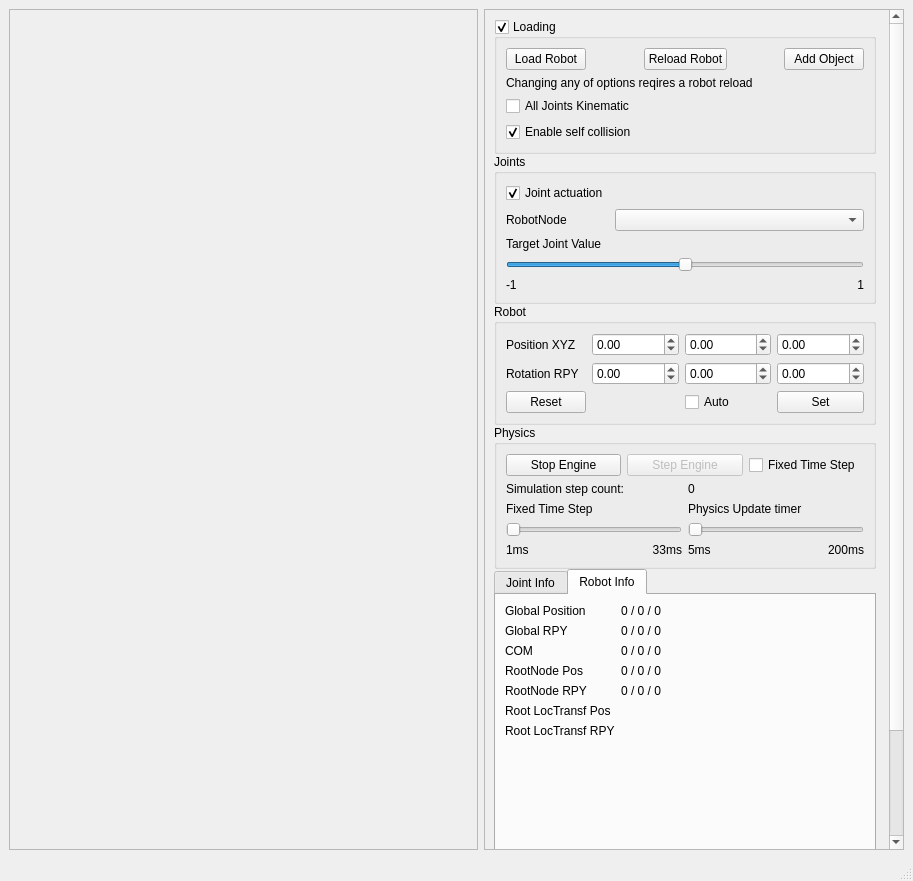
<?xml version="1.0" encoding="UTF-8"?>
<ui version="4.0">
 <class>MainWindowBulletViewer</class>
 <widget class="QMainWindow" name="MainWindowBulletViewer">
  <property name="geometry">
   <rect>
    <x>0</x>
    <y>0</y>
    <width>913</width>
    <height>881</height>
   </rect>
  </property>
  <property name="windowTitle">
   <string>Simox SimDynamics Viewer</string>
  </property>
  <widget class="QWidget" name="centralwidget">
   <layout class="QGridLayout" name="gridLayout">
    <item row="0" column="1">
     <widget class="QScrollArea" name="scrollArea">
      <property name="sizePolicy">
       <sizepolicy hsizetype="Fixed" vsizetype="Preferred">
        <horstretch>0</horstretch>
        <verstretch>0</verstretch>
       </sizepolicy>
      </property>
      <property name="minimumSize">
       <size>
        <width>420</width>
        <height>0</height>
       </size>
      </property>
      <property name="maximumSize">
       <size>
        <width>420</width>
        <height>16777215</height>
       </size>
      </property>
      <property name="widgetResizable">
       <bool>true</bool>
      </property>
      <property name="alignment">
       <set>Qt::AlignLeading|Qt::AlignLeft|Qt::AlignVCenter</set>
      </property>
      <widget class="QWidget" name="scrollAreaWidgetContents_3">
       <property name="geometry">
        <rect>
         <x>0</x>
         <y>0</y>
         <width>400</width>
         <height>1075</height>
        </rect>
       </property>
       <property name="sizePolicy">
        <sizepolicy hsizetype="Fixed" vsizetype="Expanding">
         <horstretch>0</horstretch>
         <verstretch>0</verstretch>
        </sizepolicy>
       </property>
       <property name="minimumSize">
        <size>
         <width>400</width>
         <height>0</height>
        </size>
       </property>
       <property name="maximumSize">
        <size>
         <width>400</width>
         <height>16777215</height>
        </size>
       </property>
       <layout class="QVBoxLayout" name="verticalLayout_2">
        <property name="spacing">
         <number>0</number>
        </property>
        <item>
         <widget class="QGroupBox" name="groupBox">
          <property name="title">
           <string>Loading</string>
          </property>
          <property name="checkable">
           <bool>true</bool>
          </property>
          <layout class="QVBoxLayout" name="verticalLayout">
           <property name="spacing">
            <number>0</number>
           </property>
           <property name="leftMargin">
            <number>0</number>
           </property>
           <property name="topMargin">
            <number>0</number>
           </property>
           <property name="rightMargin">
            <number>0</number>
           </property>
           <property name="bottomMargin">
            <number>0</number>
           </property>
           <item>
            <widget class="QWidget" name="widget" native="true">
             <layout class="QGridLayout" name="gridLayout_5">
              <item row="3" column="0">
               <widget class="QCheckBox" name="checkBox_selfCol">
                <property name="text">
                 <string>Enable self collision</string>
                </property>
                <property name="checked">
                 <bool>true</bool>
                </property>
               </widget>
              </item>
              <item row="2" column="0">
               <widget class="QCheckBox" name="checkBox_kinematicJoints">
                <property name="text">
                 <string>All Joints Kinematic</string>
                </property>
               </widget>
              </item>
              <item row="1" column="0">
               <widget class="QLabel" name="label_16">
                <property name="text">
                 <string>Changing any of options reqires a robot reload</string>
                </property>
               </widget>
              </item>
              <item row="0" column="0">
               <layout class="QHBoxLayout" name="horizontalLayout">
                <item>
                 <widget class="QPushButton" name="pushButtonLoad">
                  <property name="text">
                   <string>Load Robot</string>
                  </property>
                 </widget>
                </item>
                <item>
                 <spacer name="horizontalSpacer_2">
                  <property name="orientation">
                   <enum>Qt::Horizontal</enum>
                  </property>
                  <property name="sizeHint" stdset="0">
                   <size>
                    <width>40</width>
                    <height>20</height>
                   </size>
                  </property>
                 </spacer>
                </item>
                <item>
                 <widget class="QPushButton" name="pushButton_reloadRobot">
                  <property name="text">
                   <string>Reload Robot</string>
                  </property>
                 </widget>
                </item>
                <item>
                 <spacer name="horizontalSpacer">
                  <property name="orientation">
                   <enum>Qt::Horizontal</enum>
                  </property>
                  <property name="sizeHint" stdset="0">
                   <size>
                    <width>40</width>
                    <height>20</height>
                   </size>
                  </property>
                 </spacer>
                </item>
                <item>
                 <widget class="QPushButton" name="pushButtonAddObject">
                  <property name="text">
                   <string>Add Object</string>
                  </property>
                 </widget>
                </item>
               </layout>
              </item>
             </layout>
            </widget>
           </item>
          </layout>
         </widget>
        </item>
        <item>
         <widget class="QGroupBox" name="groupBox_5">
          <property name="sizePolicy">
           <sizepolicy hsizetype="Expanding" vsizetype="Preferred">
            <horstretch>0</horstretch>
            <verstretch>0</verstretch>
           </sizepolicy>
          </property>
          <property name="title">
           <string>Joints</string>
          </property>
          <layout class="QGridLayout" name="gridLayout_4">
           <item row="4" column="0">
            <widget class="QLabel" name="label_TargetMin">
             <property name="text">
              <string>-1</string>
             </property>
            </widget>
           </item>
           <item row="4" column="1">
            <widget class="QLabel" name="label_TargetMax">
             <property name="layoutDirection">
              <enum>Qt::RightToLeft</enum>
             </property>
             <property name="text">
              <string>1</string>
             </property>
             <property name="alignment">
              <set>Qt::AlignRight|Qt::AlignTrailing|Qt::AlignVCenter</set>
             </property>
            </widget>
           </item>
           <item row="0" column="1">
            <spacer name="horizontalSpacer_3">
             <property name="orientation">
              <enum>Qt::Horizontal</enum>
             </property>
             <property name="sizeHint" stdset="0">
              <size>
               <width>40</width>
               <height>20</height>
              </size>
             </property>
            </spacer>
           </item>
           <item row="0" column="0">
            <widget class="QCheckBox" name="checkBoxActuation">
             <property name="text">
              <string>Joint actuation</string>
             </property>
             <property name="checked">
              <bool>true</bool>
             </property>
            </widget>
           </item>
           <item row="1" column="1">
            <widget class="QComboBox" name="comboBoxRobotNode"/>
           </item>
           <item row="2" column="0">
            <widget class="QLabel" name="label_8">
             <property name="text">
              <string>Target Joint Value</string>
             </property>
            </widget>
           </item>
           <item row="1" column="0">
            <widget class="QLabel" name="label_7">
             <property name="text">
              <string>RobotNode</string>
             </property>
            </widget>
           </item>
           <item row="3" column="0" colspan="2">
            <widget class="QSlider" name="horizontalSliderTarget">
             <property name="minimum">
              <number>-100</number>
             </property>
             <property name="maximum">
              <number>100</number>
             </property>
             <property name="orientation">
              <enum>Qt::Horizontal</enum>
             </property>
            </widget>
           </item>
          </layout>
         </widget>
        </item>
        <item>
         <widget class="QGroupBox" name="groupBox_2">
          <property name="sizePolicy">
           <sizepolicy hsizetype="Expanding" vsizetype="Preferred">
            <horstretch>0</horstretch>
            <verstretch>0</verstretch>
           </sizepolicy>
          </property>
          <property name="title">
           <string>Robot</string>
          </property>
          <layout class="QGridLayout" name="gridLayout_7">
           <item row="0" column="0">
            <widget class="QLabel" name="label_14">
             <property name="text">
              <string>Position XYZ</string>
             </property>
            </widget>
           </item>
           <item row="1" column="0">
            <widget class="QLabel" name="label_15">
             <property name="text">
              <string>Rotation RPY</string>
             </property>
            </widget>
           </item>
           <item row="0" column="3">
            <widget class="QDoubleSpinBox" name="spinBox_Pos_Z">
             <property name="minimum">
              <double>-9999999999.000000000000000</double>
             </property>
             <property name="maximum">
              <double>9999999999.000000000000000</double>
             </property>
            </widget>
           </item>
           <item row="0" column="1">
            <widget class="QDoubleSpinBox" name="spinBox_Pos_X">
             <property name="minimum">
              <double>-9999999999.000000000000000</double>
             </property>
             <property name="maximum">
              <double>9999999999.000000000000000</double>
             </property>
            </widget>
           </item>
           <item row="1" column="3">
            <widget class="QDoubleSpinBox" name="spinBox_Rot_Y">
             <property name="minimum">
              <double>-9999999999.000000000000000</double>
             </property>
             <property name="maximum">
              <double>9999999999.000000000000000</double>
             </property>
             <property name="singleStep">
              <double>0.100000000000000</double>
             </property>
            </widget>
           </item>
           <item row="1" column="1">
            <widget class="QDoubleSpinBox" name="spinBox_Rot_R">
             <property name="minimum">
              <double>-9999999999.000000000000000</double>
             </property>
             <property name="maximum">
              <double>9999999999.000000000000000</double>
             </property>
             <property name="singleStep">
              <double>0.100000000000000</double>
             </property>
            </widget>
           </item>
           <item row="1" column="2">
            <widget class="QDoubleSpinBox" name="spinBox_Rot_P">
             <property name="minimum">
              <double>-9999999999.000000000000000</double>
             </property>
             <property name="maximum">
              <double>9999999999.000000000000000</double>
             </property>
             <property name="singleStep">
              <double>0.100000000000000</double>
             </property>
            </widget>
           </item>
           <item row="0" column="2">
            <widget class="QDoubleSpinBox" name="spinBox_Pos_Y">
             <property name="minimum">
              <double>-9999999999.000000000000000</double>
             </property>
             <property name="maximum">
              <double>9999999999.000000000000000</double>
             </property>
            </widget>
           </item>
           <item row="2" column="3">
            <widget class="QPushButton" name="button_set">
             <property name="text">
              <string>Set</string>
             </property>
            </widget>
           </item>
           <item row="2" column="0">
            <widget class="QPushButton" name="button_reset">
             <property name="text">
              <string>Reset</string>
             </property>
            </widget>
           </item>
           <item row="2" column="2">
            <widget class="QCheckBox" name="checkBoxAutoMoveRobot">
             <property name="text">
              <string>Auto</string>
             </property>
            </widget>
           </item>
          </layout>
         </widget>
        </item>
        <item>
         <widget class="QGroupBox" name="groupBox_4">
          <property name="sizePolicy">
           <sizepolicy hsizetype="Expanding" vsizetype="Preferred">
            <horstretch>0</horstretch>
            <verstretch>0</verstretch>
           </sizepolicy>
          </property>
          <property name="title">
           <string>Physics</string>
          </property>
          <layout class="QGridLayout" name="gridLayout_3">
           <item row="2" column="3" colspan="3">
            <widget class="QLabel" name="label_9">
             <property name="text">
              <string>Physics Update timer</string>
             </property>
            </widget>
           </item>
           <item row="0" column="0" colspan="2">
            <widget class="QPushButton" name="pushButtonStartStop">
             <property name="text">
              <string>Stop Engine</string>
             </property>
            </widget>
           </item>
           <item row="2" column="0" colspan="3">
            <widget class="QLabel" name="label_10">
             <property name="text">
              <string>Fixed Time Step</string>
             </property>
            </widget>
           </item>
           <item row="0" column="4" colspan="2">
            <widget class="QCheckBox" name="checkBoxFixedTimeStep">
             <property name="text">
              <string>Fixed Time Step</string>
             </property>
             <property name="checked">
              <bool>false</bool>
             </property>
            </widget>
           </item>
           <item row="4" column="5">
            <widget class="QLabel" name="label_TargetMax_2">
             <property name="layoutDirection">
              <enum>Qt::RightToLeft</enum>
             </property>
             <property name="text">
              <string>200ms</string>
             </property>
             <property name="alignment">
              <set>Qt::AlignRight|Qt::AlignTrailing|Qt::AlignVCenter</set>
             </property>
            </widget>
           </item>
           <item row="4" column="1" colspan="2">
            <widget class="QLabel" name="label_TargetMax_3">
             <property name="layoutDirection">
              <enum>Qt::RightToLeft</enum>
             </property>
             <property name="text">
              <string>33ms</string>
             </property>
             <property name="alignment">
              <set>Qt::AlignRight|Qt::AlignTrailing|Qt::AlignVCenter</set>
             </property>
            </widget>
           </item>
           <item row="4" column="3" colspan="2">
            <widget class="QLabel" name="label_TargetMin_2">
             <property name="text">
              <string>5ms</string>
             </property>
            </widget>
           </item>
           <item row="0" column="2" colspan="2">
            <widget class="QPushButton" name="pushButtonStep">
             <property name="enabled">
              <bool>false</bool>
             </property>
             <property name="text">
              <string>Step Engine</string>
             </property>
            </widget>
           </item>
           <item row="3" column="0" colspan="3">
            <widget class="QSlider" name="horizontalSliderFixedTimeStep">
             <property name="enabled">
              <bool>false</bool>
             </property>
             <property name="minimum">
              <number>1</number>
             </property>
             <property name="maximum">
              <number>33</number>
             </property>
             <property name="singleStep">
              <number>1</number>
             </property>
             <property name="pageStep">
              <number>10</number>
             </property>
             <property name="orientation">
              <enum>Qt::Horizontal</enum>
             </property>
            </widget>
           </item>
           <item row="3" column="3" colspan="3">
            <widget class="QSlider" name="horizontalSliderUpdateTimer">
             <property name="minimum">
              <number>5</number>
             </property>
             <property name="maximum">
              <number>200</number>
             </property>
             <property name="singleStep">
              <number>5</number>
             </property>
             <property name="pageStep">
              <number>10</number>
             </property>
             <property name="orientation">
              <enum>Qt::Horizontal</enum>
             </property>
            </widget>
           </item>
           <item row="4" column="0">
            <widget class="QLabel" name="label_TargetMin_3">
             <property name="text">
              <string>1ms</string>
             </property>
            </widget>
           </item>
           <item row="1" column="0" colspan="6">
            <layout class="QHBoxLayout" name="horizontalLayout_2">
             <item>
              <widget class="QLabel" name="label_13">
               <property name="text">
                <string>Simulation step count: </string>
               </property>
              </widget>
             </item>
             <item>
              <widget class="QLabel" name="label_simuStepCount">
               <property name="text">
                <string>0</string>
               </property>
              </widget>
             </item>
            </layout>
           </item>
          </layout>
         </widget>
        </item>
        <item>
         <widget class="QTabWidget" name="tabWidget">
          <property name="sizePolicy">
           <sizepolicy hsizetype="Expanding" vsizetype="Expanding">
            <horstretch>0</horstretch>
            <verstretch>0</verstretch>
           </sizepolicy>
          </property>
          <property name="currentIndex">
           <number>1</number>
          </property>
          <widget class="QWidget" name="tab">
           <property name="sizePolicy">
            <sizepolicy hsizetype="Preferred" vsizetype="Expanding">
             <horstretch>0</horstretch>
             <verstretch>0</verstretch>
            </sizepolicy>
           </property>
           <attribute name="title">
            <string>Joint Info</string>
           </attribute>
           <layout class="QVBoxLayout" name="verticalLayout_3">
            <item>
             <widget class="QLabel" name="label_RNName">
              <property name="text">
               <string>Name: &lt;not set&gt;</string>
              </property>
             </widget>
            </item>
            <item>
             <widget class="QLabel" name="label_RNValue">
              <property name="text">
               <string>Joint value: 0</string>
              </property>
             </widget>
            </item>
            <item>
             <widget class="QLabel" name="label_RNTarget">
              <property name="text">
               <string>Joint target: 0</string>
              </property>
             </widget>
            </item>
            <item>
             <widget class="QLabel" name="label_RNVelocity">
              <property name="text">
               <string>Joint velocity: 0</string>
              </property>
             </widget>
            </item>
            <item>
             <widget class="QLabel" name="label_RNVelocityTarget">
              <property name="text">
               <string>Joint velocity target: 0</string>
              </property>
             </widget>
            </item>
            <item>
             <widget class="QLabel" name="label_RNPosGP">
              <property name="text">
               <string>GlobalPosition (simox):</string>
              </property>
             </widget>
            </item>
            <item>
             <widget class="QLabel" name="label_RNRPYGP">
              <property name="text">
               <string>GlobalRPY (simox):</string>
              </property>
             </widget>
            </item>
            <item>
             <widget class="QLabel" name="label_RNPosVisu">
              <property name="text">
               <string>VISU (simox):</string>
              </property>
             </widget>
            </item>
            <item>
             <widget class="QLabel" name="label_ForceTorqueB">
              <property name="text">
               <string>ForceTorqueB: </string>
              </property>
             </widget>
            </item>
            <item>
             <widget class="QLabel" name="label_RNPosCom">
              <property name="text">
               <string>Com</string>
              </property>
             </widget>
            </item>
            <item>
             <widget class="QLabel" name="label_ForceTorqueA">
              <property name="text">
               <string>ForceTorqueA: </string>
              </property>
             </widget>
            </item>
            <item>
             <widget class="QLabel" name="label_ForceTorqueJoint">
              <property name="text">
               <string>ForceTorqueJoint: </string>
              </property>
             </widget>
            </item>
           </layout>
          </widget>
          <widget class="QWidget" name="tab_2">
           <property name="sizePolicy">
            <sizepolicy hsizetype="Preferred" vsizetype="Expanding">
             <horstretch>0</horstretch>
             <verstretch>0</verstretch>
            </sizepolicy>
           </property>
           <attribute name="title">
            <string>Robot Info</string>
           </attribute>
           <layout class="QFormLayout" name="formLayout">
            <item row="0" column="0">
             <widget class="QLabel" name="label_2">
              <property name="text">
               <string>Global Position</string>
              </property>
             </widget>
            </item>
            <item row="0" column="1">
             <widget class="QLabel" name="label_RobotPos">
              <property name="text">
               <string>0 / 0 / 0</string>
              </property>
             </widget>
            </item>
            <item row="1" column="0">
             <widget class="QLabel" name="label_3">
              <property name="text">
               <string>Global RPY</string>
              </property>
             </widget>
            </item>
            <item row="1" column="1">
             <widget class="QLabel" name="label_RobotRPY">
              <property name="text">
               <string>0 / 0 / 0</string>
              </property>
             </widget>
            </item>
            <item row="2" column="0">
             <widget class="QLabel" name="label_4">
              <property name="text">
               <string>COM</string>
              </property>
             </widget>
            </item>
            <item row="2" column="1">
             <widget class="QLabel" name="label_RobotCom">
              <property name="text">
               <string>0 / 0 / 0</string>
              </property>
             </widget>
            </item>
            <item row="3" column="0">
             <widget class="QLabel" name="label_5">
              <property name="text">
               <string>RootNode Pos</string>
              </property>
             </widget>
            </item>
            <item row="4" column="0">
             <widget class="QLabel" name="label_6">
              <property name="text">
               <string>RootNode RPY</string>
              </property>
             </widget>
            </item>
            <item row="3" column="1">
             <widget class="QLabel" name="label_RootNodePos">
              <property name="text">
               <string>0 / 0 / 0</string>
              </property>
             </widget>
            </item>
            <item row="4" column="1">
             <widget class="QLabel" name="label_RootNodeRPY">
              <property name="text">
               <string>0 / 0 / 0</string>
              </property>
             </widget>
            </item>
            <item row="5" column="0">
             <widget class="QLabel" name="label_11">
              <property name="text">
               <string>Root LocTransf Pos</string>
              </property>
             </widget>
            </item>
            <item row="5" column="1">
             <widget class="QLabel" name="label_RootLocalTransfPos">
              <property name="text">
               <string/>
              </property>
             </widget>
            </item>
            <item row="6" column="1">
             <widget class="QLabel" name="label_RootLocalTransfRPY">
              <property name="text">
               <string/>
              </property>
             </widget>
            </item>
            <item row="6" column="0">
             <widget class="QLabel" name="label_12">
              <property name="text">
               <string>Root LocTransf RPY</string>
              </property>
             </widget>
            </item>
           </layout>
          </widget>
         </widget>
        </item>
        <item>
         <widget class="QGroupBox" name="groupBox_3">
          <property name="sizePolicy">
           <sizepolicy hsizetype="Expanding" vsizetype="Preferred">
            <horstretch>0</horstretch>
            <verstretch>0</verstretch>
           </sizepolicy>
          </property>
          <property name="title">
           <string>Visualization</string>
          </property>
          <layout class="QGridLayout" name="gridLayout_2">
           <item row="0" column="0">
            <widget class="QCheckBox" name="checkBoxColModel">
             <property name="text">
              <string>Collision Model</string>
             </property>
            </widget>
           </item>
           <item row="0" column="1">
            <widget class="QLabel" name="label">
             <property name="text">
              <string>Anti Aliasing</string>
             </property>
            </widget>
           </item>
           <item row="1" column="0">
            <widget class="QCheckBox" name="checkBoxContacts">
             <property name="text">
              <string>Contacts</string>
             </property>
            </widget>
           </item>
           <item row="1" column="1" rowspan="2">
            <widget class="QSpinBox" name="spinBoxAntiAliasing">
             <property name="maximum">
              <number>6</number>
             </property>
            </widget>
           </item>
           <item row="2" column="0">
            <widget class="QCheckBox" name="checkBoxCom">
             <property name="text">
              <string>CoM</string>
             </property>
            </widget>
           </item>
          </layout>
         </widget>
        </item>
       </layout>
      </widget>
     </widget>
    </item>
    <item row="0" column="0">
     <widget class="QFrame" name="frameViewer">
      <property name="sizePolicy">
       <sizepolicy hsizetype="MinimumExpanding" vsizetype="Preferred">
        <horstretch>0</horstretch>
        <verstretch>0</verstretch>
       </sizepolicy>
      </property>
      <property name="frameShape">
       <enum>QFrame::StyledPanel</enum>
      </property>
      <property name="frameShadow">
       <enum>QFrame::Raised</enum>
      </property>
     </widget>
    </item>
   </layout>
  </widget>
  <widget class="QMenuBar" name="menubar">
   <property name="geometry">
    <rect>
     <x>0</x>
     <y>0</y>
     <width>913</width>
     <height>22</height>
    </rect>
   </property>
  </widget>
  <widget class="QStatusBar" name="statusbar"/>
 </widget>
 <resources/>
 <connections>
  <connection>
   <sender>groupBox</sender>
   <signal>clicked(bool)</signal>
   <receiver>widget</receiver>
   <slot>setVisible(bool)</slot>
   <hints>
    <hint type="sourcelabel">
     <x>524</x>
     <y>74</y>
    </hint>
    <hint type="destinationlabel">
     <x>525</x>
     <y>94</y>
    </hint>
   </hints>
  </connection>
  <connection>
   <sender>checkBoxAutoMoveRobot</sender>
   <signal>clicked(bool)</signal>
   <receiver>button_reset</receiver>
   <slot>setDisabled(bool)</slot>
   <hints>
    <hint type="sourcelabel">
     <x>728</x>
     <y>459</y>
    </hint>
    <hint type="destinationlabel">
     <x>558</x>
     <y>462</y>
    </hint>
   </hints>
  </connection>
  <connection>
   <sender>checkBoxAutoMoveRobot</sender>
   <signal>clicked(bool)</signal>
   <receiver>button_set</receiver>
   <slot>setDisabled(bool)</slot>
   <hints>
    <hint type="sourcelabel">
     <x>755</x>
     <y>472</y>
    </hint>
    <hint type="destinationlabel">
     <x>817</x>
     <y>472</y>
    </hint>
   </hints>
  </connection>
 </connections>
</ui>
